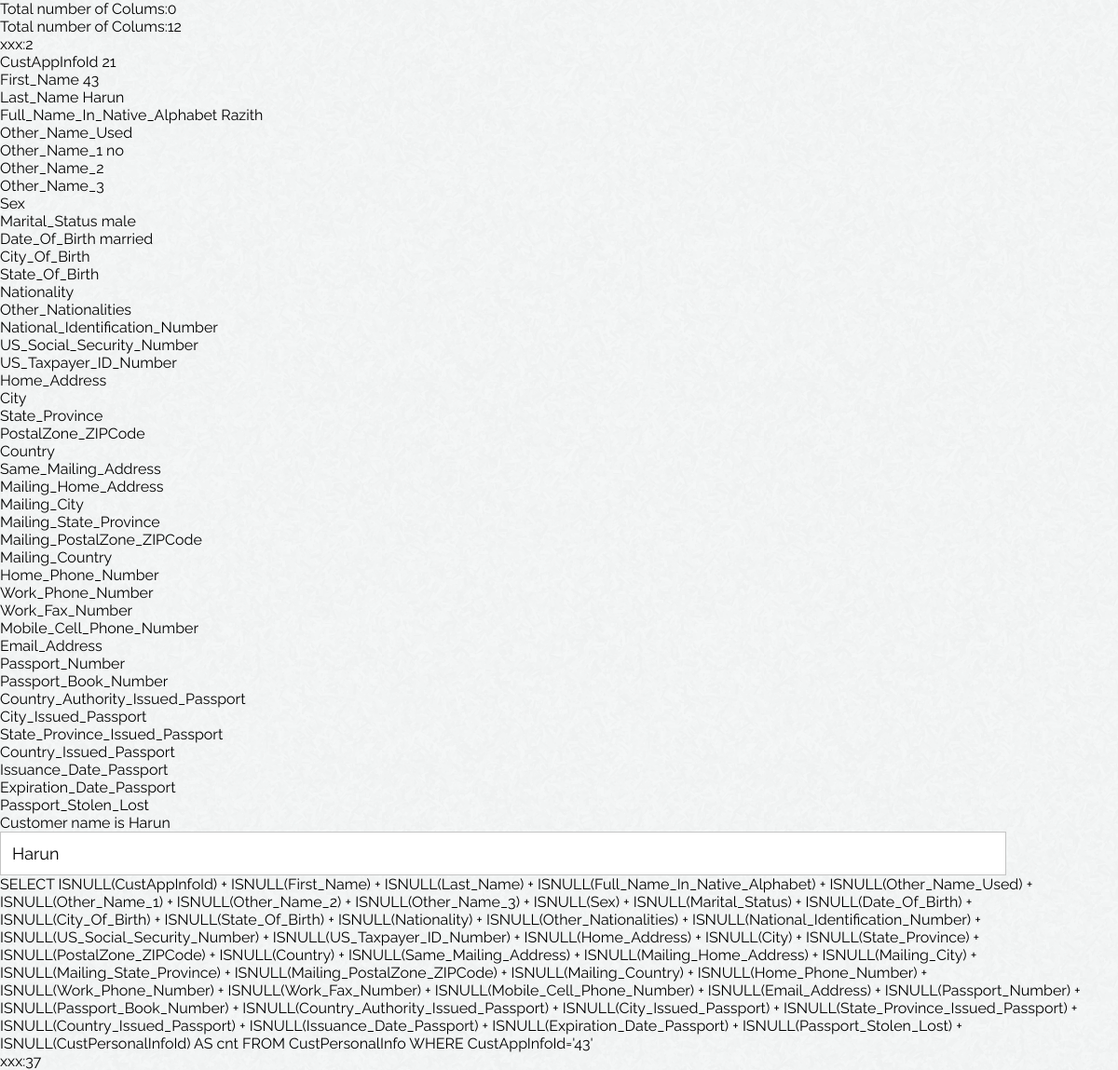
The app's page /form-test.php with its own data.
### tables this page shows
CREATE TABLE `CustPersonalInfo` (
  `CustPersonalInfoId` int(11) NOT NULL,
  `CustAppInfoId` int(11) NOT NULL,
  `First_Name` varchar(500) DEFAULT NULL,
  `Last_Name` varchar(500) DEFAULT NULL,
  `Full_Name_In_Native_Alphabet` varchar(500) DEFAULT NULL,
  `Other_Name_Used` varchar(50) DEFAULT NULL,
  `Other_Name_1` varchar(500) DEFAULT NULL,
  `Other_Name_2` varchar(500) DEFAULT NULL,
  `Other_Name_3` varchar(500) DEFAULT NULL,
  `Sex` varchar(50) DEFAULT NULL,
  `Marital_Status` varchar(50) DEFAULT NULL,
  `Date_Of_Birth` varchar(100) DEFAULT NULL,
  `City_Of_Birth` varchar(500) DEFAULT NULL,
  `State_Of_Birth` varchar(500) DEFAULT NULL,
  `Nationality` varchar(500) DEFAULT NULL,
  `Other_Nationalities` varchar(500) DEFAULT NULL,
  `National_Identification_Number` varchar(100) DEFAULT NULL,
  `US_Social_Security_Number` varchar(100) DEFAULT NULL,
  `US_Taxpayer_ID_Number` varchar(100) DEFAULT NULL,
  `Home_Address` varchar(500) DEFAULT NULL,
  `City` varchar(200) DEFAULT NULL,
  `State_Province` varchar(200) DEFAULT NULL,
  `PostalZone_ZIPCode` int(11) DEFAULT NULL,
  `Country` varchar(500) DEFAULT NULL,
  `Same_Mailing_Address` varchar(50) DEFAULT NULL,
  `Mailing_Home_Address` varchar(500) DEFAULT NULL,
  `Mailing_City` varchar(200) DEFAULT NULL,
  `Mailing_State_Province` varchar(200) DEFAULT NULL,
  `Mailing_PostalZone_ZIPCode` int(11) DEFAULT NULL,
  `Mailing_Country` varchar(500) DEFAULT NULL,
  `Home_Phone_Number` varchar(50) DEFAULT NULL,
  `Work_Phone_Number` varchar(50) DEFAULT NULL,
  `Work_Fax_Number` varchar(50) DEFAULT NULL,
  `Mobile_Cell_Phone_Number` varchar(50) DEFAULT NULL,
  `Email_Address` varchar(500) DEFAULT NULL,
  `Passport_Number` varchar(100) DEFAULT NULL,
  `Passport_Book_Number` varchar(100) DEFAULT NULL,
  `Country_Authority_Issued_Passport` varchar(500) DEFAULT NULL,
  `City_Issued_Passport` varchar(200) DEFAULT NULL,
  `State_Province_Issued_Passport` varchar(200) DEFAULT NULL,
  `Country_Issued_Passport` varchar(200) DEFAULT NULL,
  `Issuance_Date_Passport` varchar(100) DEFAULT NULL,
  `Expiration_Date_Passport` varchar(100) DEFAULT NULL,
  `Passport_Stolen_Lost` varchar(50) DEFAULT NULL
);

### form-test.php (the view, shortened to what this page needs)
<?php
    include_once("connect.php");
	$columns =  mysqli_query($dbCon,"SHOW COLUMNS FROM CustPersonalInfo");
	$result2 = mysqli_fetch_row(mysqli_query($dbCon,"SELECT * FROM CustPersonalInfo WHERE CustAppInfoId = '43'"));
	$sql = "SELECT count(*) FROM information_schema.columns WHERE table_schema = 'autumn' AND table_name = 'CustPersonalInfo'";
	$numColumns = mysqli_fetch_array(mysqli_query($dbCon,$sql));
	$sql2="SELECT
	ISNULL(CustPersonalInfoId) +
	ISNULL(First_Name) +
	ISNULL(Last_Name) +
	ISNULL(Other_Name_Used) +
	ISNULL(Other_Name_1) +
	ISNULL(Other_Name_3)
	AS cnt
	FROM CustPersonalInfo
	WHERE CustAppInfoId='43'";
	$result= mysqli_query($dbCon,$sql2);
	$row2 = mysqli_fetch_array($result);
	$i=0;
	$txt = "SELECT ";
?>
<!DOCTYPE html>
<html>
	<head>
		<link rel="stylesheet" type="text/css" href="styles/main.css">
	</head>
	<body>
	<?php
		echo "Total number of Colums:".$numColumns[0]."<br/>";
		echo "Total number of Colums:".sizeof(mysqli_fetch_array($columns))."<br/>";
		echo "xxx:".$row2['cnt']."<br/>";
		while($row = mysqli_fetch_array($columns)){
			echo $row['Field']." ".$result2[$i]."<br>";
			$cust[$row['Field']] = $result2[$i];
			$txt = $txt."ISNULL(".$row['Field'].") + ";
			$i++;
		}
		$txt=$txt." ISNULL(CustPersonalInfoId) AS cnt FROM CustPersonalInfo WHERE CustAppInfoId='43'";
		echo "Customer name is " . $cust['Last_Name'];
	?>
	<input type="text" name="myField1" value="<?php echo isset($cust['Last_Name']) ? $cust['Last_Name'] : '' ?>" />
	<?php
		echo $txt;
		$result3= mysqli_query($dbCon,$txt);
		$row3 = mysqli_fetch_array($result3);
		echo "<br/>xxx:".$row3['cnt']."<br/>";
	?>
	</body>
</html>

### styles/main.css (style rules this page uses)
html, body, div, button, input, span, applet, object, iframe, h1, h2, h3, h4, h5, h6, p, blockquote, pre, a, abbr, acronym, address, big, cite, code, del, dfn, em, img, ins, kbd, q, s, samp, small, strike, strong, sub, sup, tt, var, b, u, i, center, dl, dt, dd, ol, ul, li, fieldset, form, label, legend, table, caption, tbody, tfoot, thead, tr, th, td, article, aside, canvas, details, embed, figure, figcaption, footer, header, hgroup, menu, nav, output, ruby, section, summary, time, mark, audio, video { border: 0 none; font: inherit; margin: 0; padding: 0; vertical-align: baseline; font-family: 'Raleway', sans-serif; font-weight: 400; }
*, *:after, *:before { margin: 0; -webkit-box-sizing: border-box; -moz-box-sizing: border-box; box-sizing: border-box; }
body { background: url('../images/paper_fibers.png'); }

### styles/elements/form.css (style rules this page uses)
input[type="text"], input[type="password"] { display: block; margin: 0; width: 90%; font-size: 18px; padding:12px 12px; -webkit-appearance: none; -moz-appearance: none; appearance: none; -webkit-box-shadow: none; -moz-box-shadow: none; box-shadow: none; -webkit-border-radius: none; -moz-border-radius: none; -ms-border-radius: none; -o-border-radius: none; border-radius: none; border: 1px solid #c4c4c4; }

### styles/elements/vars.css (style rules this page uses)
:root { --brand-primary: #243248; --brand-secondary: #FDBD62; --brand-accent: #F6e8c5; --brand-alert: #D45449; --test:#fff; }

### records on screen
custpersonalinfo: CustPersonalInfoId "21", CustAppInfoId "43", First_Name "Harun", Last_Name "Razith", Other_Name_Used "no", Sex "male", Marital_Status "married", myField1 "Harun"

### other values on screen
$numColumns[0] "0"
sizeof(mysqli_fetch_array($columns)) "12"
$row2['cnt'] "2"
$row['Field'] "CustAppInfoId"
$row['Field'] "First_Name"
$row['Field'] "Last_Name"
$row['Field'] "Full_Name_In_Native_Alphabet"
$row['Field'] "Other_Name_Used"
$row['Field'] "Other_Name_1"
$row['Field'] "Other_Name_2"
$row['Field'] "Other_Name_3"
$row['Field'] "Sex"
$row['Field'] "Marital_Status"
$row['Field'] "Date_Of_Birth"
$row['Field'] "City_Of_Birth"
